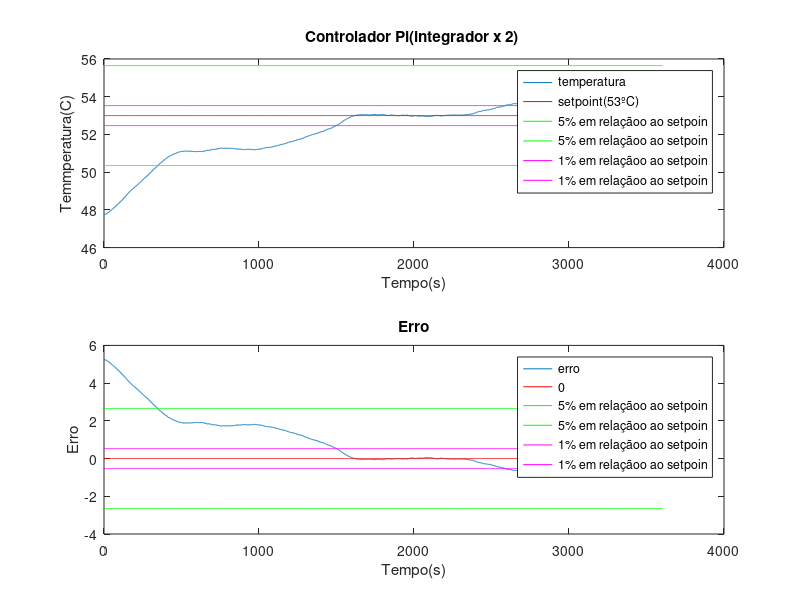

The MATLAB script that drew this image:
arquivo=load('zn_38_53_pi_2_x.txt');%le o arquivo com os dados

amostras=size(arquivo);%identifica a quantidade de dados
amostras=amostras(1,1);%salva a quantidade de dados

temperatura=arquivo(:,1);
setpoint=arquivo(:,2);
erro=arquivo(:,3);
tempo_s=arquivo(:,4);
entrada_lamp=arquivo(:,5);

tempo_s=tempo_s-tempo_s(1,1);

subplot(2,1,1);
plot(tempo_s,temperatura,tempo_s,ones(amostras,1)*53,'r', ...
    tempo_s,ones(amostras,1)*53*1.05,'g',tempo_s,ones(amostras,1)*53*0.95,'g', ...
    tempo_s,ones(amostras,1)*53*1.01,'m',tempo_s,ones(amostras,1)*53*0.99,'m')
legend('temperatura','setpoint(53ºC)','5% em relaçãoo ao setpoin','5% em relaçãoo ao setpoin', ...
    '1% em relaçãoo ao setpoin','1% em relaçãoo ao setpoin');
title ('Controlador Pi(integrador x 2) ');
xlabel ('Tempo(s)');
ylabel ('Temmperatura(C)');
subplot(2,1,2);
plot(tempo_s,erro,tempo_s,zeros(amostras,1),'r', ...
    tempo_s,ones(amostras,1)*53*0.05,'g',tempo_s,ones(amostras,1)*53*-0.05,'g', ...
    tempo_s,ones(amostras,1)*53*0.01,'m',tempo_s,ones(amostras,1)*53*-0.01,'m')
legend('erro','0','5% em relaçãoo ao setpoin','5% em relaçãoo ao setpoin', ...
    '1% em relaçãoo ao setpoin','1% em relaçãoo ao setpoin');
title ('Erro');
xlabel ('Tempo(s)');
ylabel ('Erro');
print -dpng -r300 controlador_pi_2x.png 